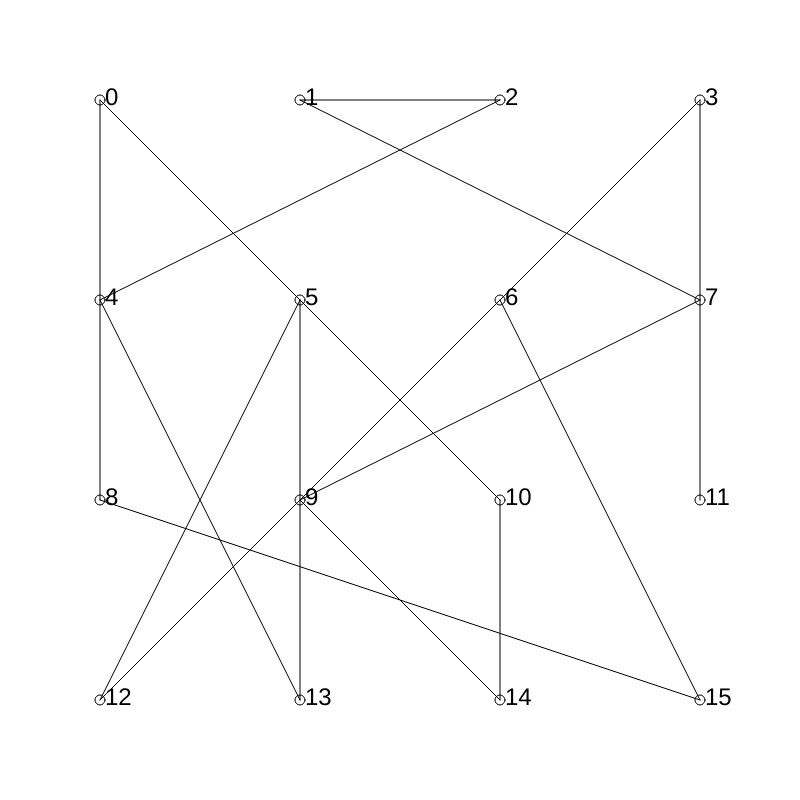
Frame 1 (no input)
Frame 60 (no input): identical to frame 1, image omitted
Frame 120 (the mouse pressed at the canvas centre since frame 60): identical to frame 1, image omitted

The p5.js sketch that drew this single still picture (run headless with seeded random() and noise() and a simulated clock; from frame 60 on, the mouse is pressed at the canvas centre):

// p5.js sketch
// ── sketch.js
var nx, ny;
var points = [];
var permutation = [];

function setup() {
  createCanvas(800, 800);
  textSize(24);
  nx = 4;
  ny = 4;
  
  for (var j=0; j<ny; j++) {
    for (var i=0; i<nx; i++) {
      var px = map(i, 0, nx-1, 100, width-100);
      var py = map(j, 0, ny-1, 100, height-100);
      var p = {x:px, y:py};
      points.push(p);
    }
  }
  
  createPermutation();
}

function draw() {
  background(255);
  
  // draw all the labeled points
  for (var i=0; i<points.length; i++) {
    ellipse(points[i].x, points[i].y, 10, 10);
    text(i, points[i].x+5, points[i].y+5);
  }
  
  // after creating a permutation, let's draw lines connecting them
  for (var i=0; i<permutation.length-1; i++) {
    var index1 = permutation[i];
    var index2 = permutation[i+1];
    line(points[index1].x, points[index1].y, points[index2].x, points[index2].y);
  }
  
}



// we need an algorithm to create a permutation of the points
// to do this, we will create two arrays. the first one has all the ordered
// indexes. the second is empty.
// then we sample a point from the ordered array and move it from the ordered array into the permutation array.
// repeat this until no points remain in the ordered array
// then the permutation will be done
// EXAMPLE WITH 5 ELEMENTS
/*
[1, 2, 3, 4, 5]
[]

pick 3
[1, 2, 4, 5]
[3]

pick 1
[2, 4, 5]
[3, 1]

pick 5
[2, 4]
[3, 1, 5]

pick 4
[2]
[3, 1, 5, 4]

pick 2
[]
[3, 1, 5, 4, 2]
*/

function createPermutation() {
  permutation = []; // clear previous permutation
  
  // create ordered array with all our indexes in order
  var all = [];
  for (var i=0; i<nx*ny; i++){
    all.push(i);
  }
  
  // procedure which removes a random value from
  // all and places it into permutation until no
  // elements are left in all.
  
  for (var i=0; i<nx*ny; i++) {
    // sample random value from all
    var indexRandom = floor(random(all.length));
    
    // place the sample into permutation
    permutation.push(all[indexRandom]);
    
    // remove the sampled point from all
    all.splice(indexRandom, 1);
  }
}
